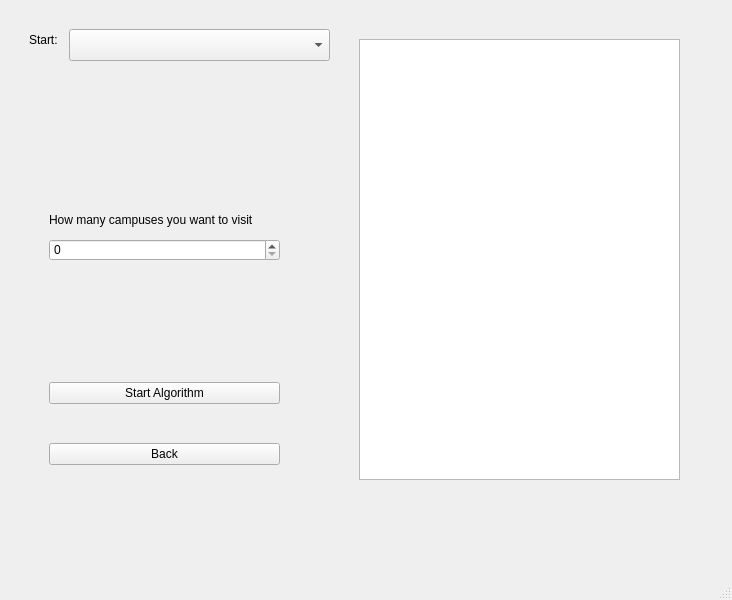
<?xml version="1.0" encoding="UTF-8"?>
<ui version="4.0">
 <class>MainWindow</class>
 <widget class="QMainWindow" name="MainWindow">
  <property name="geometry">
   <rect>
    <x>0</x>
    <y>0</y>
    <width>732</width>
    <height>600</height>
   </rect>
  </property>
  <property name="windowTitle">
   <string>MainWindow</string>
  </property>
  <widget class="QWidget" name="centralwidget">
   <layout class="QGridLayout" name="gridLayout">
    <item row="0" column="0">
     <widget class="QStackedWidget" name="stackedWidget">
      <property name="styleSheet">
       <string notr="true"/>
      </property>
      <property name="currentIndex">
       <number>6</number>
      </property>
      <widget class="QWidget" name="Login">
       <property name="autoFillBackground">
        <bool>false</bool>
       </property>
       <property name="styleSheet">
        <string notr="true">background-color: rgb(255, 252, 207);</string>
       </property>
       <widget class="QGroupBox" name="groupBox">
        <property name="geometry">
         <rect>
          <x>220</x>
          <y>250</y>
          <width>351</width>
          <height>261</height>
         </rect>
        </property>
        <property name="title">
         <string>Log in</string>
        </property>
        <widget class="QWidget" name="layoutWidget">
         <property name="geometry">
          <rect>
           <x>130</x>
           <y>90</y>
           <width>191</width>
           <height>111</height>
          </rect>
         </property>
         <layout class="QVBoxLayout" name="verticalLayout">
          <item>
           <widget class="QLineEdit" name="username"/>
          </item>
          <item>
           <widget class="QLineEdit" name="password">
            <property name="echoMode">
             <enum>QLineEdit::Password</enum>
            </property>
           </widget>
          </item>
         </layout>
        </widget>
        <widget class="QWidget" name="layoutWidget">
         <property name="geometry">
          <rect>
           <x>30</x>
           <y>100</y>
           <width>64</width>
           <height>91</height>
          </rect>
         </property>
         <layout class="QVBoxLayout" name="verticalLayout_2">
          <item>
           <widget class="QLabel" name="usernamelabel">
            <property name="text">
             <string>Username</string>
            </property>
           </widget>
          </item>
          <item>
           <widget class="QLabel" name="passwordlabel">
            <property name="text">
             <string>Password</string>
            </property>
           </widget>
          </item>
         </layout>
        </widget>
        <widget class="QWidget" name="layoutWidget">
         <property name="geometry">
          <rect>
           <x>70</x>
           <y>220</y>
           <width>251</width>
           <height>32</height>
          </rect>
         </property>
         <layout class="QHBoxLayout" name="horizontalLayout">
          <item>
           <widget class="QPushButton" name="clearbutton">
            <property name="text">
             <string>Clear</string>
            </property>
           </widget>
          </item>
          <item>
           <widget class="QPushButton" name="loginbutton">
            <property name="text">
             <string>Login</string>
            </property>
           </widget>
          </item>
         </layout>
        </widget>
       </widget>
       <widget class="QLabel" name="logo">
        <property name="geometry">
         <rect>
          <x>250</x>
          <y>10</y>
          <width>341</width>
          <height>231</height>
         </rect>
        </property>
        <property name="text">
         <string/>
        </property>
       </widget>
      </widget>
      <widget class="QWidget" name="AdminPage">
       <widget class="QPushButton" name="displaycollege">
        <property name="geometry">
         <rect>
          <x>240</x>
          <y>80</y>
          <width>311</width>
          <height>32</height>
         </rect>
        </property>
        <property name="text">
         <string>Colleges Section</string>
        </property>
       </widget>
       <widget class="QPushButton" name="displaysouvenirs">
        <property name="geometry">
         <rect>
          <x>240</x>
          <y>220</y>
          <width>311</width>
          <height>32</height>
         </rect>
        </property>
        <property name="text">
         <string>Souvenirs Section</string>
        </property>
       </widget>
       <widget class="QPushButton" name="logout">
        <property name="geometry">
         <rect>
          <x>240</x>
          <y>430</y>
          <width>301</width>
          <height>32</height>
         </rect>
        </property>
        <property name="text">
         <string>Logout</string>
        </property>
       </widget>
      </widget>
      <widget class="QWidget" name="viewcollegedistance">
       <widget class="QTableView" name="collegedisplay">
        <property name="geometry">
         <rect>
          <x>0</x>
          <y>40</y>
          <width>701</width>
          <height>261</height>
         </rect>
        </property>
       </widget>
       <widget class="QPushButton" name="backcollegedisplay">
        <property name="geometry">
         <rect>
          <x>30</x>
          <y>450</y>
          <width>291</width>
          <height>32</height>
         </rect>
        </property>
        <property name="text">
         <string>Back</string>
        </property>
       </widget>
       <widget class="QPushButton" name="viewdistance">
        <property name="geometry">
         <rect>
          <x>20</x>
          <y>320</y>
          <width>211</width>
          <height>31</height>
         </rect>
        </property>
        <property name="text">
         <string>View Distance from Saddleback</string>
        </property>
       </widget>
       <widget class="QPushButton" name="viewallcolleges">
        <property name="geometry">
         <rect>
          <x>250</x>
          <y>320</y>
          <width>211</width>
          <height>31</height>
         </rect>
        </property>
        <property name="text">
         <string>View all colleges</string>
        </property>
       </widget>
       <widget class="QPushButton" name="loadcolleges">
        <property name="geometry">
         <rect>
          <x>420</x>
          <y>450</y>
          <width>221</width>
          <height>28</height>
         </rect>
        </property>
        <property name="text">
         <string>Load Colleges</string>
        </property>
       </widget>
       <widget class="QComboBox" name="viewCollegesComboBox">
        <property name="geometry">
         <rect>
          <x>480</x>
          <y>320</y>
          <width>211</width>
          <height>31</height>
         </rect>
        </property>
       </widget>
      </widget>
      <widget class="QWidget" name="Souvenirs">
       <widget class="QComboBox" name="souvenircomboBox">
        <property name="geometry">
         <rect>
          <x>30</x>
          <y>30</y>
          <width>351</width>
          <height>32</height>
         </rect>
        </property>
       </widget>
       <widget class="QTableView" name="SouvenirView">
        <property name="geometry">
         <rect>
          <x>20</x>
          <y>80</y>
          <width>591</width>
          <height>261</height>
         </rect>
        </property>
       </widget>
       <widget class="QPushButton" name="AddSouvenirbtn">
        <property name="geometry">
         <rect>
          <x>630</x>
          <y>410</y>
          <width>71</width>
          <height>32</height>
         </rect>
        </property>
        <property name="text">
         <string>Add</string>
        </property>
       </widget>
       <widget class="QPushButton" name="Deletesouvenirbtn">
        <property name="geometry">
         <rect>
          <x>300</x>
          <y>360</y>
          <width>51</width>
          <height>31</height>
         </rect>
        </property>
        <property name="text">
         <string>Delete</string>
        </property>
       </widget>
       <widget class="QLabel" name="souveniritem">
        <property name="geometry">
         <rect>
          <x>197</x>
          <y>260</y>
          <width>121</width>
          <height>20</height>
         </rect>
        </property>
        <property name="text">
         <string/>
        </property>
       </widget>
       <widget class="QPushButton" name="EditSouvenirbtn">
        <property name="geometry">
         <rect>
          <x>300</x>
          <y>410</y>
          <width>51</width>
          <height>31</height>
         </rect>
        </property>
        <property name="text">
         <string>Edit</string>
        </property>
       </widget>
       <widget class="QPushButton" name="backsouvenir">
        <property name="geometry">
         <rect>
          <x>610</x>
          <y>20</y>
          <width>61</width>
          <height>32</height>
         </rect>
        </property>
        <property name="text">
         <string>Back</string>
        </property>
       </widget>
       <widget class="QPushButton" name="Loadsouvenirfile">
        <property name="geometry">
         <rect>
          <x>440</x>
          <y>20</y>
          <width>151</width>
          <height>32</height>
         </rect>
        </property>
        <property name="text">
         <string>Load Souvenir File</string>
        </property>
       </widget>
       <widget class="QLineEdit" name="ItemLine">
        <property name="geometry">
         <rect>
          <x>460</x>
          <y>370</y>
          <width>159</width>
          <height>22</height>
         </rect>
        </property>
       </widget>
       <widget class="QLabel" name="label_3">
        <property name="geometry">
         <rect>
          <x>420</x>
          <y>410</y>
          <width>29</width>
          <height>31</height>
         </rect>
        </property>
        <property name="text">
         <string>Price</string>
        </property>
       </widget>
       <widget class="QLabel" name="label_2">
        <property name="geometry">
         <rect>
          <x>368</x>
          <y>360</y>
          <width>81</width>
          <height>31</height>
         </rect>
        </property>
        <property name="text">
         <string>Item to Add:</string>
        </property>
       </widget>
       <widget class="QLabel" name="editsouvenirlbl2">
        <property name="geometry">
         <rect>
          <x>20</x>
          <y>410</y>
          <width>269</width>
          <height>41</height>
         </rect>
        </property>
        <property name="frameShape">
         <enum>QFrame::Box</enum>
        </property>
        <property name="frameShadow">
         <enum>QFrame::Sunken</enum>
        </property>
        <property name="lineWidth">
         <number>2</number>
        </property>
        <property name="text">
         <string>Item Name</string>
        </property>
       </widget>
       <widget class="QLabel" name="editsouvenirlbl1">
        <property name="geometry">
         <rect>
          <x>20</x>
          <y>360</y>
          <width>269</width>
          <height>41</height>
         </rect>
        </property>
        <property name="autoFillBackground">
         <bool>false</bool>
        </property>
        <property name="frameShape">
         <enum>QFrame::Box</enum>
        </property>
        <property name="frameShadow">
         <enum>QFrame::Sunken</enum>
        </property>
        <property name="lineWidth">
         <number>2</number>
        </property>
        <property name="midLineWidth">
         <number>0</number>
        </property>
        <property name="text">
         <string>College</string>
        </property>
       </widget>
       <widget class="QLabel" name="label_4">
        <property name="geometry">
         <rect>
          <x>20</x>
          <y>460</y>
          <width>81</width>
          <height>21</height>
         </rect>
        </property>
        <property name="text">
         <string>Edit Price:</string>
        </property>
       </widget>
       <widget class="QDoubleSpinBox" name="spinBoxDoubleEdit">
        <property name="geometry">
         <rect>
          <x>100</x>
          <y>460</y>
          <width>91</width>
          <height>22</height>
         </rect>
        </property>
        <property name="maximum">
         <double>9999.989999999999782</double>
        </property>
       </widget>
       <widget class="QDoubleSpinBox" name="spinBoxDoubleAdd">
        <property name="geometry">
         <rect>
          <x>460</x>
          <y>410</y>
          <width>111</width>
          <height>22</height>
         </rect>
        </property>
        <property name="maximum">
         <double>9999.989999999999782</double>
        </property>
       </widget>
      </widget>
      <widget class="QWidget" name="Studentcustomertrip">
       <widget class="QWidget" name="layoutWidget">
        <property name="geometry">
         <rect>
          <x>250</x>
          <y>60</y>
          <width>291</width>
          <height>351</height>
         </rect>
        </property>
        <layout class="QVBoxLayout" name="verticalLayout_6">
         <item>
          <widget class="QPushButton" name="CustomTrip">
           <property name="text">
            <string>Custom Trip</string>
           </property>
          </widget>
         </item>
         <item>
          <widget class="QPushButton" name="ShortestTrip">
           <property name="text">
            <string>Shortest Trip</string>
           </property>
          </widget>
         </item>
         <item>
          <widget class="QPushButton" name="backcollegeBTN">
           <property name="text">
            <string>Log out</string>
           </property>
          </widget>
         </item>
        </layout>
       </widget>
      </widget>
      <widget class="QWidget" name="CustomTrippage">
       <widget class="QTableView" name="Customtourtable">
        <property name="geometry">
         <rect>
          <x>10</x>
          <y>80</y>
          <width>391</width>
          <height>331</height>
         </rect>
        </property>
       </widget>
       <widget class="QComboBox" name="Collegecampusdrop">
        <property name="geometry">
         <rect>
          <x>11</x>
          <y>5</y>
          <width>241</width>
          <height>32</height>
         </rect>
        </property>
       </widget>
       <widget class="QPushButton" name="Backcustomtrip">
        <property name="geometry">
         <rect>
          <x>30</x>
          <y>450</y>
          <width>81</width>
          <height>32</height>
         </rect>
        </property>
        <property name="text">
         <string>Back</string>
        </property>
       </widget>
       <widget class="QLabel" name="startcollegelbcustom">
        <property name="geometry">
         <rect>
          <x>100</x>
          <y>50</y>
          <width>301</width>
          <height>21</height>
         </rect>
        </property>
        <property name="frameShape">
         <enum>QFrame::Box</enum>
        </property>
        <property name="text">
         <string/>
        </property>
       </widget>
       <widget class="QLabel" name="startcollegepick">
        <property name="geometry">
         <rect>
          <x>10</x>
          <y>40</y>
          <width>81</width>
          <height>41</height>
         </rect>
        </property>
        <property name="text">
         <string>Start College:</string>
        </property>
       </widget>
       <widget class="QLabel" name="numberofcollegelbl">
        <property name="geometry">
         <rect>
          <x>460</x>
          <y>40</y>
          <width>91</width>
          <height>41</height>
         </rect>
        </property>
        <property name="text">
         <string>Total Colleges:</string>
        </property>
       </widget>
       <widget class="QLabel" name="displaynumberofcollege">
        <property name="geometry">
         <rect>
          <x>550</x>
          <y>54</y>
          <width>58</width>
          <height>16</height>
         </rect>
        </property>
        <property name="frameShape">
         <enum>QFrame::Box</enum>
        </property>
        <property name="text">
         <string/>
        </property>
       </widget>
       <widget class="QPushButton" name="startcustomtrip">
        <property name="geometry">
         <rect>
          <x>500</x>
          <y>440</y>
          <width>81</width>
          <height>32</height>
         </rect>
        </property>
        <property name="text">
         <string>Create Trip</string>
        </property>
       </widget>
       <widget class="QPushButton" name="pushButton">
        <property name="geometry">
         <rect>
          <x>590</x>
          <y>440</y>
          <width>93</width>
          <height>28</height>
         </rect>
        </property>
        <property name="text">
         <string>RESET</string>
        </property>
       </widget>
       <widget class="QTextBrowser" name="customTripLabel">
        <property name="geometry">
         <rect>
          <x>415</x>
          <y>80</y>
          <width>271</width>
          <height>331</height>
         </rect>
        </property>
       </widget>
      </widget>
      <widget class="QWidget" name="ShortestTrippage">
       <widget class="QTableView" name="tableView">
        <property name="geometry">
         <rect>
          <x>350</x>
          <y>30</y>
          <width>321</width>
          <height>441</height>
         </rect>
        </property>
       </widget>
       <widget class="QComboBox" name="shortesttripcombo">
        <property name="geometry">
         <rect>
          <x>60</x>
          <y>20</y>
          <width>261</width>
          <height>32</height>
         </rect>
        </property>
       </widget>
       <widget class="QLabel" name="pickcampuslbl">
        <property name="geometry">
         <rect>
          <x>20</x>
          <y>20</y>
          <width>41</width>
          <height>21</height>
         </rect>
        </property>
        <property name="text">
         <string>Start:</string>
        </property>
       </widget>
       <widget class="QLabel" name="displaynumberofcampus">
        <property name="geometry">
         <rect>
          <x>40</x>
          <y>190</y>
          <width>271</width>
          <height>41</height>
         </rect>
        </property>
        <property name="text">
         <string>How many campuses you want to visit</string>
        </property>
       </widget>
       <widget class="QSpinBox" name="spinBox">
        <property name="geometry">
         <rect>
          <x>40</x>
          <y>230</y>
          <width>231</width>
          <height>22</height>
         </rect>
        </property>
        <property name="maximum">
         <number>10</number>
        </property>
       </widget>
       <widget class="QLabel" name="numberofcampuses">
        <property name="geometry">
         <rect>
          <x>110</x>
          <y>290</y>
          <width>16</width>
          <height>16</height>
         </rect>
        </property>
        <property name="text">
         <string/>
        </property>
       </widget>
       <widget class="QLabel" name="firstshorttrip">
        <property name="enabled">
         <bool>true</bool>
        </property>
        <property name="geometry">
         <rect>
          <x>50</x>
          <y>140</y>
          <width>16</width>
          <height>16</height>
         </rect>
        </property>
        <property name="font">
         <font>
          <strikeout>true</strikeout>
         </font>
        </property>
        <property name="text">
         <string/>
        </property>
       </widget>
       <widget class="QWidget" name="layoutWidget">
        <property name="geometry">
         <rect>
          <x>40</x>
          <y>340</y>
          <width>231</width>
          <height>151</height>
         </rect>
        </property>
        <layout class="QVBoxLayout" name="verticalLayout_7">
         <item>
          <widget class="QPushButton" name="startshorttrip">
           <property name="text">
            <string>Start Algorithm</string>
           </property>
          </widget>
         </item>
         <item>
          <widget class="QPushButton" name="backshorttrip">
           <property name="text">
            <string>Back</string>
           </property>
          </widget>
         </item>
        </layout>
       </widget>
      </widget>
      <widget class="QWidget" name="Souvenirtourpage">
       <widget class="QPushButton" name="doneSouvenir">
        <property name="geometry">
         <rect>
          <x>610</x>
          <y>470</y>
          <width>71</width>
          <height>32</height>
         </rect>
        </property>
        <property name="text">
         <string>Exit</string>
        </property>
       </widget>
       <widget class="QTableWidget" name="SouvenirTableWidget">
        <property name="enabled">
         <bool>true</bool>
        </property>
        <property name="geometry">
         <rect>
          <x>10</x>
          <y>10</y>
          <width>691</width>
          <height>261</height>
         </rect>
        </property>
        <property name="sizeAdjustPolicy">
         <enum>QAbstractScrollArea::AdjustToContents</enum>
        </property>
        <property name="editTriggers">
         <set>QAbstractItemView::NoEditTriggers</set>
        </property>
       </widget>
       <widget class="QPushButton" name="CalSouv">
        <property name="geometry">
         <rect>
          <x>10</x>
          <y>290</y>
          <width>129</width>
          <height>28</height>
         </rect>
        </property>
        <property name="text">
         <string>Purchase</string>
        </property>
       </widget>
       <widget class="QPushButton" name="Clearcalc">
        <property name="geometry">
         <rect>
          <x>150</x>
          <y>290</y>
          <width>129</width>
          <height>28</height>
         </rect>
        </property>
        <property name="text">
         <string>Clear</string>
        </property>
       </widget>
       <widget class="QTextBrowser" name="textBrowserReceipt">
        <property name="geometry">
         <rect>
          <x>310</x>
          <y>290</y>
          <width>261</width>
          <height>221</height>
         </rect>
        </property>
       </widget>
       <widget class="QLabel" name="grandTotal">
        <property name="geometry">
         <rect>
          <x>590</x>
          <y>350</y>
          <width>96</width>
          <height>16</height>
         </rect>
        </property>
        <property name="frameShape">
         <enum>QFrame::Box</enum>
        </property>
        <property name="text">
         <string/>
        </property>
       </widget>
       <widget class="QLabel" name="grandlbl">
        <property name="geometry">
         <rect>
          <x>610</x>
          <y>320</y>
          <width>51</width>
          <height>16</height>
         </rect>
        </property>
        <property name="text">
         <string>TOTAL:</string>
        </property>
       </widget>
      </widget>
      <widget class="QWidget" name="collegedisplaypage">
       <layout class="QGridLayout" name="gridLayout_2">
        <item row="0" column="0">
         <widget class="QTableWidget" name="collegetableitem"/>
        </item>
        <item row="1" column="0">
         <widget class="QPushButton" name="Donetosouv">
          <property name="text">
           <string>Done</string>
          </property>
         </widget>
        </item>
       </layout>
      </widget>
     </widget>
    </item>
   </layout>
  </widget>
  <widget class="QMenuBar" name="menubar">
   <property name="geometry">
    <rect>
     <x>0</x>
     <y>0</y>
     <width>732</width>
     <height>26</height>
    </rect>
   </property>
  </widget>
  <widget class="QStatusBar" name="statusbar"/>
 </widget>
 <resources/>
 <connections/>
</ui>
